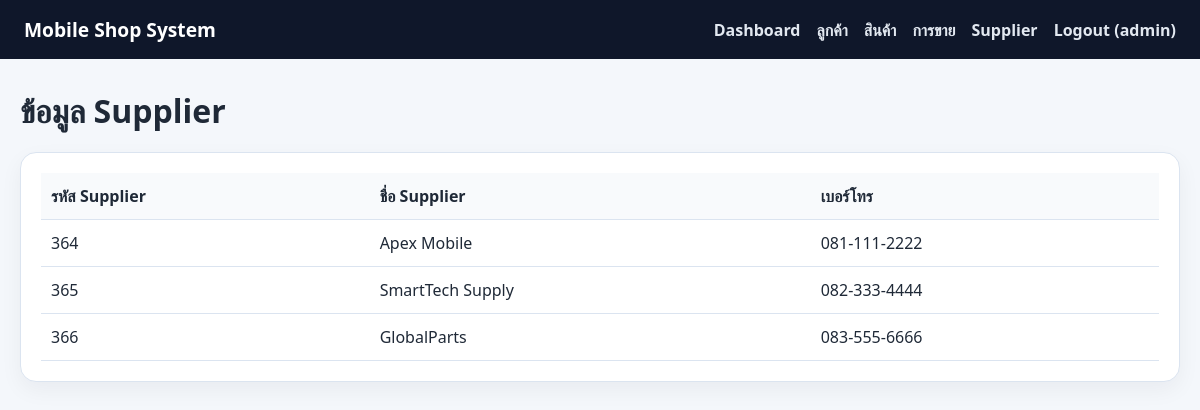
Page /suppliers (signed in) on the earlier database version.
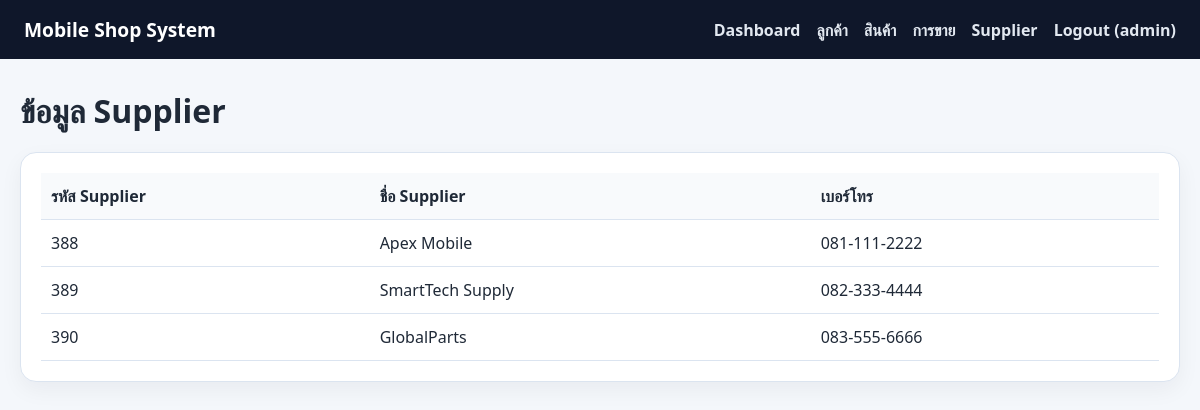
Same page on the later database version.
### tables this page shows
CREATE TABLE supplier (
            supplier_id INTEGER PRIMARY KEY AUTOINCREMENT,
            supplier_name TEXT NOT NULL,
            phone_number TEXT
        );

### app.py (the view)
@app.route("/suppliers")
@login_required
def suppliers():
    conn = get_db_connection()
    rows = conn.execute(
        "SELECT supplier_id, supplier_name, phone_number FROM supplier ORDER BY supplier_id"
    ).fetchall()
    conn.close()
    return render_template("suppliers.html", suppliers=rows)

### app.py (called while the page is built)
def get_db_connection():
    conn = sqlite3.connect(DB_PATH)
    conn.row_factory = sqlite3.Row
    return conn

def login_required(view_func):
    @wraps(view_func)
    def wrapper(*args, **kwargs):
        if not session.get("user"):
            return redirect(url_for("login"))
        return view_func(*args, **kwargs)
    return wrapper

### templates/suppliers.html (shortened to what this page needs)
{% extends 'base.html' %}
{% block content %}
<div class="page-header">
    <h1>ข้อมูล Supplier</h1>
</div>
<div class="card">
    <div class="table-wrap">
        <table>
            <thead>
                <tr>
                    <th>รหัส Supplier</th>
                    <th>ชื่อ Supplier</th>
                    <th>เบอร์โทร</th>
                </tr>
            </thead>
            <tbody>
                {% for supplier in suppliers %}
                    <tr>
                        <td>{{ supplier.supplier_id }}</td>
                        <td>{{ supplier.supplier_name }}</td>
                        <td>{{ supplier.phone_number or '-' }}</td>
                    </tr>
                {% endfor %}
            </tbody>
        </table>
    </div>
</div>
{% endblock %}

### templates/base.html (shortened to what this page needs)
<!doctype html>
<html lang="th">
<head>
    <link rel="stylesheet" href="{{ url_for('static', filename='styles.css') }}">
</head>
<body>
    {% if session.get('user') %}
    <nav>
        <div class="brand">Mobile Shop System</div>
        <div class="nav-links">
            <a href="{{ url_for('index') }}">Dashboard</a>
            <a href="{{ url_for('customers') }}">ลูกค้า</a>
            <a href="{{ url_for('products') }}">สินค้า</a>
            <a href="{{ url_for('sales') }}">การขาย</a>
            <a href="{{ url_for('suppliers') }}">Supplier</a>
            <a href="{{ url_for('logout') }}">Logout ({{ session.get('user') }})</a>
        </div>
    </nav>
    {% endif %}
    <main>
        {% block content %}{% endblock %}
    </main>
</body>
</html>

### static/styles.css (style rules this page uses)
:root { --bg: #f4f7fb; --nav: #0f172a; --card: #ffffff; --primary: #2563eb; --primary-dark: #1d4ed8; --accent: #10b981; --text: #1f2937; --muted: #6b7280; --danger: #dc2626; --border: #dbe4f0; }
* { box-sizing: border-box; }
body { margin: 0; font-family: "Segoe UI", Tahoma, Geneva, Verdana, sans-serif; background: var(--bg); color: var(--text); }
nav { display: flex; align-items: center; justify-content: space-between; background: var(--nav); padding: 16px 24px; color: white; }
.nav-links { display: flex; gap: 16px; align-items: center; flex-wrap: wrap; }
nav a { color: #e2e8f0; text-decoration: none; font-weight: 600; }
.brand { font-size: 1.2rem; font-weight: 700; }
main { max-width: 1200px; margin: 30px auto; padding: 0 20px 40px; }
.card { background: var(--card); border: 1px solid var(--border); border-radius: 16px; box-shadow: 0 8px 22px rgba(15, 23, 42, 0.05); padding: 20px; }
.page-header { display: flex; justify-content: space-between; align-items: center; gap: 16px; margin: 18px 0 20px; }
.page-header h1 { margin: 0; }
.table-wrap { overflow-x: auto; }
table { width: 100%; border-collapse: collapse; min-width: 700px; }
th, td { border-bottom: 1px solid var(--border); padding: 12px 10px; text-align: left; vertical-align: top; }
th { background: #f8fafc; color: var(--text); }

Differences in the rows shown:
removed supplier: supplier_id "364", supplier_name "Apex Mobile", phone_number "081-111-2222"
removed supplier: supplier_id "365", supplier_name "SmartTech Supply", phone_number "082-333-4444"
removed supplier: supplier_id "366", supplier_name "GlobalParts", phone_number "083-555-6666"
added supplier: supplier_id "388", supplier_name "Apex Mobile", phone_number "081-111-2222"
added supplier: supplier_id "389", supplier_name "SmartTech Supply", phone_number "082-333-4444"
added supplier: supplier_id "390", supplier_name "GlobalParts", phone_number "083-555-6666"
